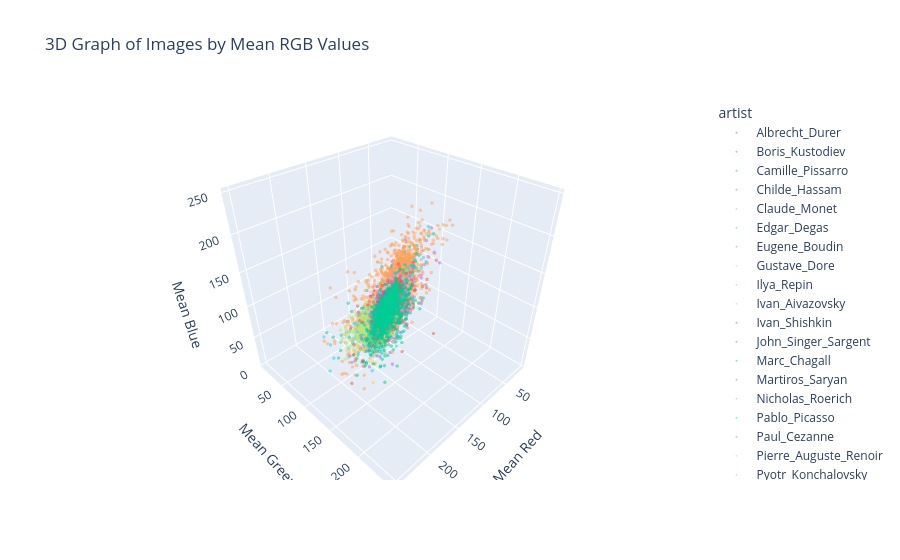

This figure's notebook cell:
### Code cell
import plotly.express as px

# 2. Build the interactive 3D scatter plot
fig = px.scatter_3d(
    df, 
    x='mean_R', 
    y='mean_G', 
    z='mean_B',
    color='artist',
    title='3D Graph of Images by Mean RGB Values',
    labels={
        'mean_R': 'Mean Red',
        'mean_G': 'Mean Green',
        'mean_B': 'Mean Blue'
    },
    opacity=0.5
)

# Make the dots slightly smaller for better visibility with 13k+ points
fig.update_traces(marker=dict(size=2))

# Display the plot
fig.show()

### Figure 1 — Plotly figure (JSON) as saved in the notebook; plotly's stock layout.template omitted (floating-point values rounded to 4 significant figures; data arrays with more than 128 entries replaced by an {"elided": "..."} marker saying what was removed)
{"data": [{"hovertemplate": "artist=Albrecht_Durer<br>Mean Red=%{x}<br>Mean Green=%{y}<br>Mean Blue=%{z}<extra></extra>", "legendgroup": "Albrecht_Durer", "marker": {"color": "#636efa", "opacity": 0.5, "size": 2, "symbol": "circle"}, "mode": "markers", "name": "Albrecht_Durer", "scene": "scene", "showlegend": true, "type": "scatter3d", "x": {"elided": "580 float values"}, "y": {"elided": "580 float values"}, "z": {"elided": "580 float values"}}, {"hovertemplate": "artist=Boris_Kustodiev<br>Mean Red=%{x}<br>Mean Green=%{y}<br>Mean Blue=%{z}<extra></extra>", "legendgroup": "Boris_Kustodiev", "marker": {"color": "#EF553B", "opacity": 0.5, "size": 2, "symbol": "circle"}, "mode": "markers", "name": "Boris_Kustodiev", "scene": "scene", "showlegend": true, "type": "scatter3d", "x": {"elided": "444 float values"}, "y": {"elided": "444 float values"}, "z": {"elided": "444 float values"}}, {"hovertemplate": "artist=Camille_Pissarro<br>Mean Red=%{x}<br>Mean Green=%{y}<br>Mean Blue=%{z}<extra></extra>", "legendgroup": "Camille_Pissarro", "marker": {"color": "#00cc96", "opacity": 0.5, "size": 2, "symbol": "circle"}, "mode": "markers", "name": "Camille_Pissarro", "scene": "scene", "showlegend": true, "type": "scatter3d", "x": {"elided": "621 float values"}, "y": {"elided": "621 float values"}, "z": {"elided": "621 float values"}}, {"hovertemplate": "artist=Childe_Hassam<br>Mean Red=%{x}<br>Mean Green=%{y}<br>Mean Blue=%{z}<extra></extra>", "legendgroup": "Childe_Hassam", "marker": {"color": "#ab63fa", "opacity": 0.5, "size": 2, "symbol": "circle"}, "mode": "markers", "name": "Childe_Hassam", "scene": "scene", "showlegend": true, "type": "scatter3d", "x": {"elided": "385 float values"}, "y": {"elided": "385 float values"}, "z": {"elided": "385 float values"}}, {"hovertemplate": "artist=Claude_Monet<br>Mean Red=%{x}<br>Mean Green=%{y}<br>Mean Blue=%{z}<extra></extra>", "legendgroup": "Claude_Monet", "marker": {"color": "#FFA15A", "opacity": 0.5, "size": 2, "symbol": "circle"}, "mode": "markers", "name": "Claude_Monet", "scene": "scene", "showlegend": true, "type": "scatter3d", "x": {"elided": "934 float values"}, "y": {"elided": "934 float values"}, "z": {"elided": "934 float values"}}, {"hovertemplate": "artist=Edgar_Degas<br>Mean Red=%{x}<br>Mean Green=%{y}<br>Mean Blue=%{z}<extra></extra>", "legendgroup": "Edgar_Degas", "marker": {"color": "#19d3f3", "opacity": 0.5, "size": 2, "symbol": "circle"}, "mode": "markers", "name": "Edgar_Degas", "scene": "scene", "showlegend": true, "type": "scatter3d", "x": {"elided": "428 float values"}, "y": {"elided": "428 float values"}, "z": {"elided": "428 float values"}}, {"hovertemplate": "artist=Eugene_Boudin<br>Mean Red=%{x}<br>Mean Green=%{y}<br>Mean Blue=%{z}<extra></extra>", "legendgroup": "Eugene_Boudin", "marker": {"color": "#FF6692", "opacity": 0.5, "size": 2, "symbol": "circle"}, "mode": "markers", "name": "Eugene_Boudin", "scene": "scene", "showlegend": true, "type": "scatter3d", "x": {"elided": "389 float values"}, "y": {"elided": "389 float values"}, "z": {"elided": "389 float values"}}, {"hovertemplate": "artist=Gustave_Dore<br>Mean Red=%{x}<br>Mean Green=%{y}<br>Mean Blue=%{z}<extra></extra>", "legendgroup": "Gustave_Dore", "marker": {"color": "#B6E880", "opacity": 0.5, "size": 2, "symbol": "circle"}, "mode": "markers", "name": "Gustave_Dore", "scene": "scene", "showlegend": true, "type": "scatter3d", "x": {"elided": "528 float values"}, "y": {"elided": "528 float values"}, "z": {"elided": "528 float values"}}, {"hovertemplate": "artist=Ilya_Repin<br>Mean Red=%{x}<br>Mean Green=%{y}<br>Mean Blue=%{z}<extra></extra>", "legendgroup": "Ilya_Repin", "marker": {"color": "#FF97FF", "opacity": 0.5, "size": 2, "symbol": "circle"}, "mode": "markers", "name": "Ilya_Repin", "scene": "scene", "showlegend": true, "type": "scatter3d", "x": {"elided": "378 float values"}, "y": {"elided": "378 float values"}, "z": {"elided": "378 float values"}}, {"hovertemplate": "artist=Ivan_Aivazovsky<br>Mean Red=%{x}<br>Mean Green=%{y}<br>Mean Blue=%{z}<extra></extra>", "legendgroup": "Ivan_Aivazovsky", "marker": {"color": "#FECB52", "opacity": 0.5, "size": 2, "symbol": "circle"}, "mode": "markers", "name": "Ivan_Aivazovsky", "scene": "scene", "showlegend": true, "type": "scatter3d", "x": {"elided": "404 float values"}, "y": {"elided": "404 float values"}, "z": {"elided": "404 float values"}}, {"hovertemplate": "artist=Ivan_Shishkin<br>Mean Red=%{x}<br>Mean Green=%{y}<br>Mean Blue=%{z}<extra></extra>", "legendgroup": "Ivan_Shishkin", "marker": {"color": "#636efa", "opacity": 0.5, "size": 2, "symbol": "circle"}, "mode": "markers", "name": "Ivan_Shishkin", "scene": "scene", "showlegend": true, "type": "scatter3d", "x": {"elided": "364 float values"}, "y": {"elided": "364 float values"}, "z": {"elided": "364 float values"}}, {"hovertemplate": "artist=John_Singer_Sargent<br>Mean Red=%{x}<br>Mean Green=%{y}<br>Mean Blue=%{z}<extra></extra>", "legendgroup": "John_Singer_Sargent", "marker": {"color": "#EF553B", "opacity": 0.5, "size": 2, "symbol": "circle"}, "mode": "markers", "name": "John_Singer_Sargent", "scene": "scene", "showlegend": true, "type": "scatter3d", "x": {"elided": "549 float values"}, "y": {"elided": "549 float values"}, "z": {"elided": "549 float values"}}, {"hovertemplate": "artist=Marc_Chagall<br>Mean Red=%{x}<br>Mean Green=%{y}<br>Mean Blue=%{z}<extra></extra>", "legendgroup": "Marc_Chagall", "marker": {"color": "#00cc96", "opacity": 0.5, "size": 2, "symbol": "circle"}, "mode": "markers", "name": "Marc_Chagall", "scene": "scene", "showlegend": true, "type": "scatter3d", "x": {"elided": "536 float values"}, "y": {"elided": "536 float values"}, "z": {"elided": "536 float values"}}, {"hovertemplate": "artist=Martiros_Saryan<br>Mean Red=%{x}<br>Mean Green=%{y}<br>Mean Blue=%{z}<extra></extra>", "legendgroup": "Martiros_Saryan", "marker": {"color": "#ab63fa", "opacity": 0.5, "size": 2, "symbol": "circle"}, "mode": "markers", "name": "Martiros_Saryan", "scene": "scene", "showlegend": true, "type": "scatter3d", "x": {"elided": "403 float values"}, "y": {"elided": "403 float values"}, "z": {"elided": "403 float values"}}, {"hovertemplate": "artist=Nicholas_Roerich<br>Mean Red=%{x}<br>Mean Green=%{y}<br>Mean Blue=%{z}<extra></extra>", "legendgroup": "Nicholas_Roerich", "marker": {"color": "#FFA15A", "opacity": 0.5, "size": 2, "symbol": "circle"}, "mode": "markers", "name": "Nicholas_Roerich", "scene": "scene", "showlegend": true, "type": "scatter3d", "x": {"elided": "1274 float values"}, "y": {"elided": "1274 float values"}, "z": {"elided": "1274 float values"}}, {"hovertemplate": "artist=Pablo_Picasso<br>Mean Red=%{x}<br>Mean Green=%{y}<br>Mean Blue=%{z}<extra></extra>", "legendgroup": "Pablo_Picasso", "marker": {"color": "#19d3f3", "opacity": 0.5, "size": 2, "symbol": "circle"}, "mode": "markers", "name": "Pablo_Picasso", "scene": "scene", "showlegend": true, "type": "scatter3d", "x": {"elided": "534 float values"}, "y": {"elided": "534 float values"}, "z": {"elided": "534 float values"}}, {"hovertemplate": "artist=Paul_Cezanne<br>Mean Red=%{x}<br>Mean Green=%{y}<br>Mean Blue=%{z}<extra></extra>", "legendgroup": "Paul_Cezanne", "marker": {"color": "#FF6692", "opacity": 0.5, "size": 2, "symbol": "circle"}, "mode": "markers", "name": "Paul_Cezanne", "scene": "scene", "showlegend": true, "type": "scatter3d", "x": {"elided": "406 float values"}, "y": {"elided": "406 float values"}, "z": {"elided": "406 float values"}}, {"hovertemplate": "artist=Pierre_Auguste_Renoir<br>Mean Red=%{x}<br>Mean Green=%{y}<br>Mean Blue=%{z}<extra></extra>", "legendgroup": "Pierre_Auguste_Renoir", "marker": {"color": "#B6E880", "opacity": 0.5, "size": 2, "symbol": "circle"}, "mode": "markers", "name": "Pierre_Auguste_Renoir", "scene": "scene", "showlegend": true, "type": "scatter3d", "x": {"elided": "975 float values"}, "y": {"elided": "975 float values"}, "z": {"elided": "975 float values"}}, {"hovertemplate": "artist=Pyotr_Konchalovsky<br>Mean Red=%{x}<br>Mean Green=%{y}<br>Mean Blue=%{z}<extra></extra>", "legendgroup": "Pyotr_Konchalovsky", "marker": {"color": "#FF97FF", "opacity": 0.5, "size": 2, "symbol": "circle"}, "mode": "markers", "name": "Pyotr_Konchalovsky", "scene": "scene", "showlegend": true, "type": "scatter3d", "x": {"elided": "644 float values"}, "y": {"elided": "644 float values"}, "z": {"elided": "644 float values"}}, {"hovertemplate": "artist=Raphael_Kirchner<br>Mean Red=%{x}<br>Mean Green=%{y}<br>Mean Blue=%{z}<extra></extra>", "legendgroup": "Raphael_Kirchner", "marker": {"color": "#FECB52", "opacity": 0.5, "size": 2, "symbol": "circle"}, "mode": "markers", "name": "Raphael_Kirchner", "scene": "scene", "showlegend": true, "type": "scatter3d", "x": {"elided": "362 float values"}, "y": {"elided": "362 float values"}, "z": {"elided": "362 float values"}}, {"hovertemplate": "artist=Rembrandt<br>Mean Red=%{x}<br>Mean Green=%{y}<br>Mean Blue=%{z}<extra></extra>", "legendgroup": "Rembrandt", "marker": {"color": "#636efa", "opacity": 0.5, "size": 2, "symbol": "circle"}, "mode": "markers", "name": "Rembrandt", "scene": "scene", "showlegend": true, "type": "scatter3d", "x": {"elided": "544 float values"}, "y": {"elided": "544 float values"}, "z": {"elided": "544 float values"}}, {"hovertemplate": "artist=Salvador_Dali<br>Mean Red=%{x}<br>Mean Green=%{y}<br>Mean Blue=%{z}<extra></extra>", "legendgroup": "Salvador_Dali", "marker": {"color": "#EF553B", "opacity": 0.5, "size": 2, "symbol": "circle"}, "mode": "markers", "name": "Salvador_Dali", "scene": "scene", "showlegend": true, "type": "scatter3d", "x": {"elided": "336 float values"}, "y": {"elided": "336 float values"}, "z": {"elided": "336 float values"}}, {"hovertemplate": "artist=Vincent_van_Gogh<br>Mean Red=%{x}<br>Mean Green=%{y}<br>Mean Blue=%{z}<extra></extra>", "legendgroup": "Vincent_van_Gogh", "marker": {"color": "#00cc96", "opacity": 0.5, "size": 2, "symbol": "circle"}, "mode": "markers", "name": "Vincent_van_Gogh", "scene": "scene", "showlegend": true, "type": "scatter3d", "x": {"elided": "1322 float values"}, "y": {"elided": "1322 float values"}, "z": {"elided": "1322 float values"}}], "layout": {"legend": {"title": {"text": "artist"}, "tracegroupgap": 0}, "scene": {"domain": {"x": [0, 1], "y": [0, 1]}, "xaxis": {"title": {"text": "Mean Red"}}, "yaxis": {"title": {"text": "Mean Green"}}, "zaxis": {"title": {"text": "Mean Blue"}}}, "title": {"text": "3D Graph of Images by Mean RGB Values"}}}
